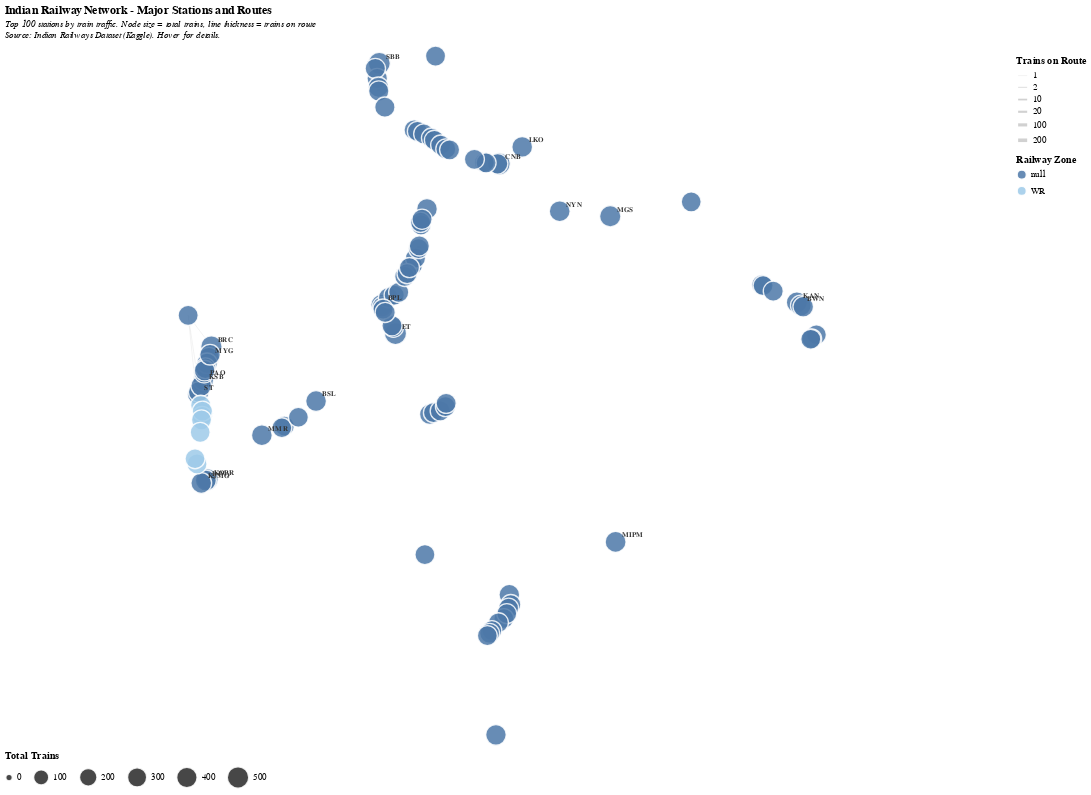

Notebook code for this chart:
### Code cell
import os
import pandas as pd
import json
import altair as alt
from collections import defaultdict

# Path to the dataset
data_path = "/Users/trishapunamiya/.cache/kagglehub/datasets/sripaadsrinivasan/indian-railways-dataset/versions/1"

print("Loading Indian Railways data...")

# Load stations (GeoJSON)
with open(os.path.join(data_path, 'stations.json'), 'r') as f:
    stations_geojson = json.load(f)

# Extract station features
stations_list = []
for feature in stations_geojson['features']:
    props = feature['properties']
    
    # Skip stations without geometry
    if feature.get('geometry') is None or feature['geometry'].get('coordinates') is None:
        continue
    
    coords = feature['geometry']['coordinates']
    
    # Skip if coordinates are invalid
    if coords is None or len(coords) < 2:
        continue
    
    stations_list.append({
        'code': props.get('code', ''),
        'name': props.get('name', ''),
        'state': props.get('state', ''),
        'zone': props.get('zone', ''),
        'lon': coords[0],
        'lat': coords[1]
    })

stations_df = pd.DataFrame(stations_list)
print(f"Stations loaded: {len(stations_df)}")
print(f"Sample stations:\n{stations_df.head()}")

# Load schedules
with open(os.path.join(data_path, 'schedules.json'), 'r') as f:
    schedules = json.load(f)

schedules_df = pd.DataFrame(schedules)
print(f"\nSchedules loaded: {len(schedules_df)}")
print(f"Sample schedules:\n{schedules_df.head()}")

# Create connections from schedules
# For each train, consecutive stations in the schedule are connected
print("\nBuilding network connections...")

# Group by train
schedules_df = schedules_df.sort_values(['train_number', 'day', 'departure'])

connections = []
connection_counts = defaultdict(int)

for train_num, group in schedules_df.groupby('train_number'):
    stations_in_route = group['station_code'].tolist()
    
    # Create connections between consecutive stations
    for i in range(len(stations_in_route) - 1):
        from_station = stations_in_route[i]
        to_station = stations_in_route[i + 1]
        
        # Create a sorted tuple to avoid duplicates (A->B and B->A)
        connection_key = tuple(sorted([from_station, to_station]))
        connection_counts[connection_key] += 1

# Convert to dataframe
for (station1, station2), count in connection_counts.items():
    connections.append({
        'from': station1,
        'to': station2,
        'train_count': count
    })

connections_df = pd.DataFrame(connections)
print(f"Unique connections created: {len(connections_df)}")
print(f"Top 10 busiest routes:")
print(connections_df.nlargest(10, 'train_count'))

# Filter stations - keep only those with connections
connected_stations = set(connections_df['from'].tolist() + connections_df['to'].tolist())
stations_df = stations_df[stations_df['code'].isin(connected_stations)].copy()
print(f"\nStations with connections: {len(stations_df)}")

# Calculate number of connections per station
from_counts = connections_df.groupby('from')['train_count'].sum()
to_counts = connections_df.groupby('to')['train_count'].sum()
total_trains = (from_counts + to_counts).reset_index()
total_trains.columns = ['code', 'total_trains']

stations_df = stations_df.merge(total_trains, on='code', how='left')
stations_df['total_trains'] = stations_df['total_trains'].fillna(0)

# For visualization, let's focus on major stations (top 100 by train traffic)
# This makes the network cleaner
top_stations = stations_df.nlargest(100, 'total_trains')
major_station_codes = set(top_stations['code'].tolist())

# Filter connections to only include major stations
major_connections = connections_df[
    (connections_df['from'].isin(major_station_codes)) & 
    (connections_df['to'].isin(major_station_codes))
].copy()

print(f"\nFocusing on top 100 stations")
print(f"Major connections: {len(major_connections)}")

# Add coordinates to connections
major_connections = major_connections.merge(
    top_stations[['code', 'lat', 'lon', 'name']], 
    left_on='from', 
    right_on='code'
).rename(columns={'lat': 'lat1', 'lon': 'lon1', 'name': 'from_name'}).drop('code', axis=1)

major_connections = major_connections.merge(
    top_stations[['code', 'lat', 'lon', 'name']], 
    left_on='to', 
    right_on='code'
).rename(columns={'lat': 'lat2', 'lon': 'lon2', 'name': 'to_name'}).drop('code', axis=1)

print(f"\nTop 10 busiest stations:")
print(top_stations.nlargest(10, 'total_trains')[['name', 'code', 'zone', 'total_trains']])

# Create visualization
print("\nCreating visualization...")

# 1. Railway connections
lines_chart = alt.Chart(major_connections).mark_rule(
    opacity=0.3,
    color='#666666'
).encode(
    longitude='lon1:Q',
    latitude='lat1:Q',
    longitude2='lon2:Q',
    latitude2='lat2:Q',
    strokeWidth=alt.StrokeWidth('train_count:Q', 
                                 scale=alt.Scale(type='log', range=[0.3, 4]),
                                 legend=alt.Legend(title='Trains on Route')),
    tooltip=[
        alt.Tooltip('from_name:N', title='From'),
        alt.Tooltip('to_name:N', title='To'),
        alt.Tooltip('train_count:Q', title='Number of Trains')
    ]
)

# 2. Station nodes
hover_selection = alt.selection_point(on='mouseover', fields=['code'], empty=False)

stations_chart = alt.Chart(top_stations).mark_circle(
    stroke='white',
    strokeWidth=1.5
).encode(
    longitude='lon:Q',
    latitude='lat:Q',
    color=alt.Color('zone:N', 
                    scale=alt.Scale(scheme='tableau20'),
                    legend=alt.Legend(title='Railway Zone', orient='right', columns=1)),
    size=alt.condition(
        hover_selection,
        alt.value(800),
        alt.Size('total_trains:Q', 
                 scale=alt.Scale(type='sqrt', range=[50, 600]), 
                 legend=alt.Legend(title='Total Trains', orient='bottom'))
    ),
    opacity=alt.value(0.85),
    tooltip=[
        alt.Tooltip('name:N', title='Station'),
        alt.Tooltip('code:N', title='Code'),
        alt.Tooltip('zone:N', title='Zone'),
        alt.Tooltip('state:N', title='State'),
        alt.Tooltip('total_trains:Q', title='Total Trains', format=',')
    ]
).add_params(hover_selection)

# 3. Labels for top 20 stations
top_20_stations = top_stations.nlargest(20, 'total_trains')

labels_chart = alt.Chart(top_20_stations).mark_text(
    align='left',
    dx=7,
    dy=-7,
    fontSize=8,
    fontWeight='bold',
    color='#333'
).encode(
    longitude='lon:Q',
    latitude='lat:Q',
    text='code:N'
)

# Combine layers
railway_network = (lines_chart + stations_chart + labels_chart).properties(
    width=1100,
    height=750,
    title={
        'text': 'Indian Railway Network - Major Stations and Routes',
        'subtitle': ['Top 100 stations by train traffic. Node size = total trains, line thickness = trains on route',
                     'Source: Indian Railways Dataset (Kaggle). Hover for details.'],
        'subtitleFontStyle': 'italic',
        'subtitleFontSize': 10,
        'anchor': 'start'
    }
).project(
    type='mercator'
).configure_view(
    strokeWidth=0
)

railway_network.save('india_railway_network_real.html')
print("\n✓ Railway network saved as 'india_railway_network_real.html'")

# Save data summary
print("\n" + "="*60)
print("NETWORK SUMMARY")
print("="*60)
print(f"Total stations in dataset: {len(stations_df)}")
print(f"Stations visualized: {len(top_stations)}")
print(f"Total connections: {len(connections_df)}")
print(f"Connections visualized: {len(major_connections)}")
print(f"Total trains analyzed: {schedules_df['train_number'].nunique()}")

railway_network

### Figure 1 — Vega-Lite specification as saved in the notebook (floating-point values rounded to 4 significant figures)
{"config": {"view": {"continuousWidth": 300, "continuousHeight": 300, "strokeWidth": 0}}, "layer": [{"data": {"name": "data-b579aa8f63f14e21ec0dd7076076fa5a"}, "mark": {"type": "rule", "color": "#666666", "opacity": 0.3}, "encoding": {"latitude": {"field": "lat1", "type": "quantitative"}, "latitude2": {"field": "lat2"}, "longitude": {"field": "lon1", "type": "quantitative"}, "longitude2": {"field": "lon2"}, "strokeWidth": {"field": "train_count", "legend": {"title": "Trains on Route"}, "scale": {"range": [0.3, 4], "type": "log"}, "type": "quantitative"}, "tooltip": [{"field": "from_name", "title": "From", "type": "nominal"}, {"field": "to_name", "title": "To", "type": "nominal"}, {"field": "train_count", "title": "Number of Trains", "type": "quantitative"}]}}, {"data": {"name": "data-9efed27d104a836bc9198124bb003254"}, "mark": {"type": "circle", "stroke": "white", "strokeWidth": 1.5}, "encoding": {"color": {"field": "zone", "legend": {"columns": 1, "orient": "right", "title": "Railway Zone"}, "scale": {"scheme": "tableau20"}, "type": "nominal"}, "latitude": {"field": "lat", "type": "quantitative"}, "longitude": {"field": "lon", "type": "quantitative"}, "opacity": {"value": 0.85}, "size": {"condition": {"param": "param_1", "empty": false, "value": 800}, "field": "total_trains", "legend": {"orient": "bottom", "title": "Total Trains"}, "scale": {"range": [50, 600], "type": "sqrt"}, "type": "quantitative"}, "tooltip": [{"field": "name", "title": "Station", "type": "nominal"}, {"field": "code", "title": "Code", "type": "nominal"}, {"field": "zone", "title": "Zone", "type": "nominal"}, {"field": "state", "title": "State", "type": "nominal"}, {"field": "total_trains", "format": ",", "title": "Total Trains", "type": "quantitative"}]}, "name": "view_1"}, {"data": {"name": "data-e50efac262a4d0ee20f3ac0a4c347cdf"}, "mark": {"type": "text", "align": "left", "color": "#333", "dx": 7, "dy": -7, "fontSize": 8, "fontWeight": "bold"}, "encoding": {"latitude": {"field": "lat", "type": "quantitative"}, "longitude": {"field": "lon", "type": "quantitative"}, "text": {"field": "code", "type": "nominal"}}}], "height": 750, "params": [{"name": "param_1", "select": {"type": "point", "fields": ["code"], "on": "mouseover"}, "views": ["view_1"]}], "projection": {"type": "mercator"}, "title": {"text": "Indian Railway Network - Major Stations and Routes", "subtitle": ["Top 100 stations by train traffic. Node size = total trains, line thickness = trains on route", "Source: Indian Railways Dataset (Kaggle). Hover for details."], "subtitleFontStyle": "italic", "subtitleFontSize": 10, "anchor": "start"}, "width": 1100, "$schema": "https://vega.github.io/schema/vega-lite/v5.20.1.json", "datasets": {"data-b579aa8f63f14e21ec0dd7076076fa5a": [{"from": "DIVA", "to": "KOPR", "train_count": 198, "lat1": 19.19, "lon1": 73.04, "from_name": "DIVA", "lat2": 19.21, "lon2": 73.08, "to_name": "KOPAR ROAD"}, {"from": "CSN", "to": "HPR", "train_count": 181, "lat1": 20.46, "lon1": 75.0, "from_name": "CHALISGAON JN", "lat2": 20.42, "lon2": 74.94, "to_name": "HIRAPUR"}, {"from": "BNI", "to": "HBD", "train_count": 190, "lat1": 22.79, "lon1": 77.68, "from_name": "BUDNI", "lat2": 22.75, "lon2": 77.72, "to_name": "HOSHANGABAD"}, {"from": "MDDP", "to": "MSO", "train_count": 189, "lat1": 23.09, "lon1": 77.51, "from_name": "MANDI DIP", "lat2": 23.17, "lon2": 77.46, "to_name": "MISROD"}, {"from": "HBJ", "to": "MSO", "train_count": 190, "lat1": 23.22, "lon1": 77.44, "from_name": "HABIBGANJ", "lat2": 23.17, "lon2": 77.46, "to_name": "MISROD"}, {"from": "BPL", "to": "HBJ", "train_count": 192, "lat1": 23.27, "lon1": 77.41, "from_name": "BHOPAL JN", "lat2": 23.22, "lon2": 77.44, "to_name": "HABIBGANJ"}, {"from": "BET", "to": "KAH", "train_count": 190, "lat1": 23.91, "lon1": 78.0, "from_name": "BARETH", "lat2": 23.98, "lon2": 78.06, "to_name": "KALHAR"}, {"from": "BINA", "to": "KIKA", "train_count": 190, "lat1": 24.17, "lon1": 78.18, "from_name": "BINA JN", "lat2": 24.12, "lon2": 78.11, "to_name": "KURWAI KETHORA"}, {"from": "JLN", "to": "JRO", "train_count": 190, "lat1": 24.55, "lon1": 78.34, "from_name": "JAKHALAUN", "lat2": 24.61, "lon2": 78.36, "to_name": "JIRON"}, {"from": "BZY", "to": "MZX", "train_count": 190, "lat1": 25.14, "lon1": 78.39, "from_name": "BASAI", "lat2": 25.09, "lon2": 78.4, "to_name": "MATATILA"}, {"from": "BPW", "to": "BZY", "train_count": 190, "lat1": 25.21, "lon1": 78.43, "from_name": "BURHPURA", "lat2": 25.14, "lon2": 78.39, "to_name": "BASAI"}, {"from": "BCQ", "to": "STN", "train_count": 186, "lat1": 23.71, "lon1": 86.93, "from_name": "BARACHAK", "lat2": 23.72, "lon2": 86.9, "to_name": "SITARAMPUR"}, {"from": "HNG", "to": "TDL", "train_count": 189, "lat1": 27.18, "lon1": 78.31, "from_name": "HIRANGAON", "lat2": 27.21, "lon2": 78.23, "to_name": "TUNDLA JN"}, {"from": "BDN", "to": "KAA", "train_count": 185, "lat1": 26.98, "lon1": 78.74, "from_name": "BHADAN", "lat2": 27.03, "lon2": 78.66, "to_name": "KAURARA"}, {"from": "EKL", "to": "ETW", "train_count": 185, "lat1": 26.77, "lon1": 79.12, "from_name": "EKDIL", "lat2": 26.79, "lon2": 79.02, "to_name": "ETAWAH"}, {"from": "MTO", "to": "RMW", "train_count": 185, "lat1": 26.48, "lon1": 80.03, "from_name": "MAITHA", "lat2": 26.48, "lon2": 79.98, "to_name": "ROSHAN MAU"}, {"from": "CNB", "to": "GOY", "train_count": 213, "lat1": 26.45, "lon1": 80.35, "from_name": "KANPUR CENTRAL", "lat2": 26.45, "lon2": 80.31, "to_name": "GOVINDPURI"}, {"from": "PWL", "to": "RDE", "train_count": 198, "lat1": 28.15, "lon1": 77.34, "from_name": "PALWAL", "lat2": 28.07, "lon2": 77.35, "to_name": "RUNDHI"}, {"from": "KSPR", "to": "MYG", "train_count": 212, "lat1": 22.12, "lon1": 73.15, "from_name": "KASHIPURA SARAR", "lat2": 22.05, "lon2": 73.12, "to_name": "MIYAGAM KARJAN"}, {"from": "CVJ", "to": "NIU", "train_count": 212, "lat1": 21.75, "lon1": 73.01, "from_name": "CHAVAJ", "lat2": 21.81, "lon2": 73.03, "to_name": "NABIPUR"}, {"from": "BH", "to": "CVJ", "train_count": 211, "lat1": 21.71, "lon1": 73.0, "from_name": "BHARUCH JN", "lat2": 21.75, "lon2": 73.01, "to_name": "CHAVAJ"}, {"from": "KIM", "to": "KSB", "train_count": 214, "lat1": 21.4, "lon1": 72.93, "from_name": "KIM", "lat2": 21.46, "lon2": 72.95, "to_name": "KOSAMBA JN"}, {"from": "AML", "to": "BIM", "train_count": 188, "lat1": 20.81, "lon1": 72.96, "from_name": "AMALSAD", "lat2": 20.76, "lon2": 72.97, "to_name": "BILIMORA JN"}, {"from": "BL", "to": "DGI", "train_count": 189, "lat1": 20.61, "lon1": 72.93, "from_name": "VALSAD", "lat2": 20.69, "lon2": 72.95, "to_name": "DUNGRI"}, {"from": "KRV", "to": "OGL", "train_count": 180, "lat1": 15.55, "lon1": 80.11, "from_name": "KARAVADI", "lat2": 15.5, "lon2": 80.06, "to_name": "ONGOLE"}, {"from": "TEL", "to": "TSR", "train_count": 179, "lat1": 16.24, "lon1": 80.64, "from_name": "TENALI JN", "lat2": 16.16, "lon2": 80.59, "to_name": "TSUNDURU"}, {"from": "CGA", "to": "FLR", "train_count": 182, "lat1": 22.49, "lon1": 88.14, "from_name": "CHENGEL", "lat2": 22.48, "lon2": 88.12, "to_name": "PHULESWAR"}, {"from": "BTBR", "to": "GMG", "train_count": 189, "lat1": 20.92, "lon1": 79.01, "from_name": "BUTI BORI", "lat2": 20.99, "lon2": 79.03, "to_name": "GUMGAON"}, {"from": "SEGM", "to": "SLOR", "train_count": 70, "lat1": 20.74, "lon1": 78.62, "from_name": "SEVAGRAM", "lat2": 20.78, "lon2": 78.71, "to_name": "SELOO ROAD"}, {"from": "BWN", "to": "GRP", "train_count": 198, "lat1": 23.25, "lon1": 87.87, "from_name": "BARDDHAMAN JN", "lat2": 23.22, "lon2": 87.93, "to_name": "GANGPUR"}, {"from": "NYN", "to": "NYN", "train_count": 6, "lat1": 25.39, "lon1": 81.86, "from_name": "NAINI", "lat2": 25.39, "lon2": 81.86, "to_name": "NAINI"}, {"from": "KCC", "to": "TEL", "train_count": 3, "lat1": 16.48, "lon1": 80.6, "from_name": "KRISHNA CANAL", "lat2": 16.24, "lon2": 80.64, "to_name": "TENALI JN"}, {"from": "BBQ", "to": "BBQ", "train_count": 15, "lat1": 13.1, "lon1": 80.27, "from_name": "BASIN BRIDGE JN", "lat2": 13.1, "lon2": 80.27, "to_name": "BASIN BRIDGE JN"}, {"from": "MIPM", "to": "MIPM", "train_count": 29, "lat1": 17.74, "lon1": 83.25, "from_name": "MARRIPALEM", "lat2": 17.74, "lon2": 83.25, "to_name": "MARRIPALEM"}, {"from": "ADI", "to": "BRC", "train_count": 1, "lat1": 23.03, "lon1": 72.6, "from_name": "AHMEDABAD JN", "lat2": 22.31, "lon2": 73.18, "to_name": "VADODARA JN"}, {"from": "UDL", "to": "UDL", "train_count": 10, "lat1": 23.58, "lon1": 87.18, "from_name": "ANDAL JN", "lat2": 23.58, "lon2": 87.18, "to_name": "ANDAL JN"}, {"from": "ADI", "to": "BIM", "train_count": 1, "lat1": 23.03, "lon1": 72.6, "from_name": "AHMEDABAD JN", "lat2": 20.76, "lon2": 72.97, "to_name": "BILIMORA JN"}, {"from": "ADI", "to": "KEB", "train_count": 1, "lat1": 23.03, "lon1": 72.6, "from_name": "AHMEDABAD JN", "lat2": 20.32, "lon2": 72.9, "to_name": "KARAMBELI"}], "data-9efed27d104a836bc9198124bb003254": [{"code": "CNB", "name": "KANPUR CENTRAL", "state": null, "zone": null, "lon": 80.35, "lat": 26.45, "total_trains": 578.0}, {"code": "ET", "name": "ITARSI JN", "state": null, "zone": null, "lon": 77.77, "lat": 22.61, "total_trains": 576.0}, {"code": "SBB", "name": "SAHIBABAD", "state": null, "zone": null, "lon": 77.36, "lat": 28.67, "total_trains": 570.0}, {"code": "KOPR", "name": "KOPAR ROAD", "state": null, "zone": null, "lon": 73.08, "lat": 19.21, "total_trains": 524.0}, {"code": "MGS", "name": "MUGHAL SARAI JN", "state": null, "zone": null, "lon": 83.12, "lat": 25.28, "total_trains": 490.0}, {"code": "BRC", "name": "VADODARA JN", "state": null, "zone": null, "lon": 73.18, "lat": 22.31, "total_trains": 490.0}, {"code": "KAN", "name": "KHANA JN", "state": null, "zone": null, "lon": 87.77, "lat": 23.32, "total_trains": 464.0}, {"code": "DIVA", "name": "DIVA", "state": null, "zone": null, "lon": 73.04, "lat": 19.19, "total_trains": 456.0}, {"code": "MIPM", "name": "MARRIPALEM", "state": null, "zone": null, "lon": 83.25, "lat": 17.74, "total_trains": 450.0}, {"code": "NYN", "name": "NAINI", "state": null, "zone": null, "lon": 81.86, "lat": 25.39, "total_trains": 444.0}, {"code": "BWN", "name": "BARDDHAMAN JN", "state": null, "zone": null, "lon": 87.87, "lat": 23.25, "total_trains": 442.0}, {"code": "ST", "name": "SURAT", "state": null, "zone": null, "lon": 72.84, "lat": 21.21, "total_trains": 440.0}, {"code": "BSL", "name": "BHUSAVAL JN", "state": null, "zone": null, "lon": 75.79, "lat": 21.05, "total_trains": 438.0}, {"code": "BPL", "name": "BHOPAL JN", "state": null, "zone": null, "lon": 77.41, "lat": 23.27, "total_trains": 437.0}, {"code": "MMR", "name": "MANMAD JN", "state": null, "zone": null, "lon": 74.44, "lat": 20.25, "total_trains": 436.0}, {"code": "LKO", "name": "LUCKNOW", "state": null, "zone": null, "lon": 80.93, "lat": 26.83, "total_trains": 431.0}, {"code": "KSB", "name": "KOSAMBA JN", "state": null, "zone": null, "lon": 72.95, "lat": 21.46, "total_trains": 430.0}, {"code": "KJMG", "name": "KANJUR MARG", "state": null, "zone": null, "lon": 72.93, "lat": 19.13, "total_trains": 430.0}, {"code": "MYG", "name": "MIYAGAM KARJAN", "state": null, "zone": null, "lon": 73.12, "lat": 22.05, "total_trains": 429.0}, {"code": "PAO", "name": "PANOLI", "state": null, "zone": null, "lon": 72.98, "lat": 21.54, "total_trains": 428.0}, {"code": "KSE", "name": "KOSAD", "state": null, "zone": null, "lon": 72.87, "lat": 21.26, "total_trains": 428.0}, {"code": "KIM", "name": "KIM", "state": null, "zone": null, "lon": 72.93, "lat": 21.4, "total_trains": 428.0}, {"code": "JHS", "name": "JHANSI JN", "state": null, "zone": null, "lon": 78.55, "lat": 25.44, "total_trains": 427.0}, {"code": "BINA", "name": "BINA JN", "state": null, "zone": null, "lon": 78.18, "lat": 24.17, "total_trains": 427.0}, {"code": "BH", "name": "BHARUCH JN", "state": null, "zone": null, "lon": 73.0, "lat": 21.71, "total_trains": 426.0}, {"code": "PLJ", "name": "PALEJ", "state": null, "zone": null, "lon": 73.07, "lat": 21.92, "total_trains": 424.0}, {"code": "NIU", "name": "NABIPUR", "state": null, "zone": null, "lon": 73.03, "lat": 21.81, "total_trains": 424.0}, {"code": "CVJ", "name": "CHAVAJ", "state": null, "zone": null, "lon": 73.01, "lat": 21.75, "total_trains": 424.0}, {"code": "KSPR", "name": "KASHIPURA SARAR", "state": null, "zone": null, "lon": 73.15, "lat": 22.12, "total_trains": 424.0}, {"code": "KCC", "name": "KRISHNA CANAL", "state": null, "zone": null, "lon": 80.6, "lat": 16.48, "total_trains": 424.0}, {"code": "GRP", "name": "GANGPUR", "state": null, "zone": null, "lon": 87.93, "lat": 23.22, "total_trains": 420.0}, {"code": "BBQ", "name": "BASIN BRIDGE JN", "state": null, "zone": null, "lon": 80.27, "lat": 13.1, "total_trains": 418.0}, {"code": "GOY", "name": "GOVINDPURI", "state": null, "zone": null, "lon": 80.31, "lat": 26.45, "total_trains": 410.0}, {"code": "BVH", "name": "BALLABGARH", "state": null, "zone": null, "lon": 77.31, "lat": 28.34, "total_trains": 400.0}, {"code": "OKA", "name": "OKHLA", "state": null, "zone": null, "lon": 77.26, "lat": 28.56, "total_trains": 400.0}, {"code": "PWL", "name": "PALWAL", "state": null, "zone": null, "lon": 77.34, "lat": 28.15, "total_trains": 398.0}, {"code": "RDE", "name": "RUNDHI", "state": null, "zone": null, "lon": 77.35, "lat": 28.07, "total_trains": 396.0}, {"code": "STN", "name": "SITARAMPUR", "state": null, "zone": null, "lon": 86.9, "lat": 23.72, "total_trains": 395.0}, {"code": "CHJ", "name": "CHATA", "state": null, "zone": null, "lon": 77.5, "lat": 27.71, "total_trains": 392.0}, {"code": "TDL", "name": "TUNDLA JN", "state": null, "zone": null, "lon": 78.23, "lat": 27.21, "total_trains": 390.0}, {"code": "SEGM", "name": "SEVAGRAM", "state": null, "zone": null, "lon": 78.62, "lat": 20.74, "total_trains": 390.0}, {"code": "BIM", "name": "BILIMORA JN", "state": "Gujarat", "zone": "WR", "lon": 72.97, "lat": 20.76, "total_trains": 384.0}, {"code": "HBJ", "name": "HABIBGANJ", "state": null, "zone": null, "lon": 77.44, "lat": 23.22, "total_trains": 383.0}, {"code": "HBD", "name": "HOSHANGABAD", "state": null, "zone": null, "lon": 77.72, "lat": 22.75, "total_trains": 380.0}, {"code": "BNI", "name": "BUDNI", "state": null, "zone": null, "lon": 77.68, "lat": 22.79, "total_trains": 380.0}, {"code": "MZX", "name": "MATATILA", "state": null, "zone": null, "lon": 78.4, "lat": 25.09, "total_trains": 380.0}, {"code": "BZY", "name": "BASAI", "state": null, "zone": null, "lon": 78.39, "lat": 25.14, "total_trains": 380.0}, {"code": "BPW", "name": "BURHPURA", "state": null, "zone": null, "lon": 78.43, "lat": 25.21, "total_trains": 380.0}, {"code": "KOA", "name": "KARONDA", "state": null, "zone": null, "lon": 78.27, "lat": 24.33, "total_trains": 380.0}, {"code": "JLN", "name": "JAKHALAUN", "state": null, "zone": null, "lon": 78.34, "lat": 24.55, "total_trains": 380.0}, {"code": "JRO", "name": "JIRON", "state": null, "zone": null, "lon": 78.36, "lat": 24.61, "total_trains": 380.0}, {"code": "DWG", "name": "DEWANGANJ", "state": null, "zone": null, "lon": 77.59, "lat": 23.43, "total_trains": 380.0}, {"code": "SCI", "name": "SANCHI", "state": null, "zone": null, "lon": 77.74, "lat": 23.49, "total_trains": 380.0}, {"code": "SORI", "name": "SORAI", "state": null, "zone": null, "lon": 77.85, "lat": 23.55, "total_trains": 380.0}, {"code": "BET", "name": "BARETH", "state": null, "zone": null, "lon": 78.0, "lat": 23.91, "total_trains": 380.0}, {"code": "KAH", "name": "KALHAR", "state": null, "zone": null, "lon": 78.06, "lat": 23.98, "total_trains": 380.0}, {"code": "KIKA", "name": "KURWAI KETHORA", "state": null, "zone": null, "lon": 78.11, "lat": 24.12, "total_trains": 380.0}, {"code": "MSO", "name": "MISROD", "state": null, "zone": null, "lon": 77.46, "lat": 23.17, "total_trains": 380.0}, {"code": "MDDP", "name": "MANDI DIP", "state": null, "zone": null, "lon": 77.51, "lat": 23.09, "total_trains": 379.0}, {"code": "TEL", "name": "TENALI JN", "state": null, "zone": null, "lon": 80.64, "lat": 16.24, "total_trains": 378.0}, {"code": "NVS", "name": "NAVSARI", "state": "Gujarat", "zone": "WR", "lon": 72.91, "lat": 20.95, "total_trains": 378.0}, {"code": "SLOR", "name": "SELOO ROAD", "state": null, "zone": null, "lon": 78.71, "lat": 20.78, "total_trains": 378.0}, {"code": "SNI", "name": "SINDI", "state": null, "zone": null, "lon": 78.88, "lat": 20.82, "total_trains": 378.0}, {"code": "HNG", "name": "HIRANGAON", "state": null, "zone": null, "lon": 78.31, "lat": 27.18, "total_trains": 378.0}, {"code": "MNR", "name": "MAKKHANPUR", "state": null, "zone": null, "lon": 78.47, "lat": 27.12, "total_trains": 378.0}, {"code": "DGI", "name": "DUNGRI", "state": "Gujarat", "zone": "WR", "lon": 72.95, "lat": 20.69, "total_trains": 378.0}, {"code": "BTBR", "name": "BUTI BORI", "state": null, "zone": null, "lon": 79.01, "lat": 20.92, "total_trains": 378.0}, {"code": "GMG", "name": "GUMGAON", "state": null, "zone": null, "lon": 79.03, "lat": 20.99, "total_trains": 378.0}, {"code": "AML", "name": "AMALSAD", "state": "Gujarat", "zone": "WR", "lon": 72.96, "lat": 20.81, "total_trains": 378.0}, {"code": "ADI", "name": "AHMEDABAD JN", "state": null, "zone": null, "lon": 72.6, "lat": 23.03, "total_trains": 376.0}, {"code": "MB", "name": "MORADABAD", "state": null, "zone": null, "lon": 78.77, "lat": 28.83, "total_trains": 375.0}, {"code": "BCQ", "name": "BARACHAK", "state": null, "zone": null, "lon": 86.93, "lat": 23.71, "total_trains": 372.0}, {"code": "RMW", "name": "ROSHAN MAU", "state": null, "zone": null, "lon": 79.98, "lat": 26.48, "total_trains": 370.0}, {"code": "MTO", "name": "MAITHA", "state": null, "zone": null, "lon": 80.03, "lat": 26.48, "total_trains": 370.0}, {"code": "JJK", "name": "JHINJHAK", "state": null, "zone": null, "lon": 79.73, "lat": 26.55, "total_trains": 370.0}, {"code": "KAA", "name": "KAURARA", "state": null, "zone": null, "lon": 78.66, "lat": 27.03, "total_trains": 370.0}, {"code": "BDN", "name": "BHADAN", "state": null, "zone": null, "lon": 78.74, "lat": 26.98, "total_trains": 370.0}, {"code": "JGR", "name": "JASWANTNAGAR", "state": null, "zone": null, "lon": 78.89, "lat": 26.87, "total_trains": 370.0}, {"code": "ETW", "name": "ETAWAH", "state": null, "zone": null, "lon": 79.02, "lat": 26.79, "total_trains": 370.0}, {"code": "EKL", "name": "EKDIL", "state": null, "zone": null, "lon": 79.12, "lat": 26.77, "total_trains": 370.0}, {"code": "BL", "name": "VALSAD", "state": "Gujarat", "zone": "WR", "lon": 72.93, "lat": 20.61, "total_trains": 370.0}, {"code": "SAH", "name": "SAPHALE", "state": "Maharashtra", "zone": "WR", "lon": 72.82, "lat": 19.58, "total_trains": 368.0}, {"code": "PLG", "name": "PALGHAR", "state": "Maharashtra", "zone": "WR", "lon": 72.77, "lat": 19.7, "total_trains": 368.0}, {"code": "CSN", "name": "CHALISGAON JN", "state": null, "zone": null, "lon": 75.0, "lat": 20.46, "total_trains": 367.0}, {"code": "SC", "name": "SECUNDERABAD JN", "state": null, "zone": null, "lon": 78.5, "lat": 17.43, "total_trains": 366.0}, {"code": "MRGM", "name": "MAURIGRAM", "state": null, "zone": null, "lon": 88.26, "lat": 22.58, "total_trains": 364.0}, {"code": "CGA", "name": "CHENGEL", "state": null, "zone": null, "lon": 88.14, "lat": 22.49, "total_trains": 364.0}, {"code": "FLR", "name": "PHULESWAR", "state": null, "zone": null, "lon": 88.12, "lat": 22.48, "total_trains": 364.0}, {"code": "UDL", "name": "ANDAL JN", "state": null, "zone": null, "lon": 87.18, "lat": 23.58, "total_trains": 364.0}, {"code": "PNBE", "name": "PATNA JN", "state": null, "zone": null, "lon": 85.14, "lat": 25.6, "total_trains": 363.0}, {"code": "HPR", "name": "HIRAPUR", "state": null, "zone": null, "lon": 74.94, "lat": 20.42, "total_trains": 362.0}, {"code": "PC", "name": "PACHORA JN", "state": null, "zone": null, "lon": 75.35, "lat": 20.67, "total_trains": 362.0}, {"code": "KEB", "name": "KARAMBELI", "state": "Gujarat", "zone": "WR", "lon": 72.9, "lat": 20.32, "total_trains": 362.0}, {"code": "TSR", "name": "TSUNDURU", "state": null, "zone": null, "lon": 80.59, "lat": 16.16, "total_trains": 360.0}, {"code": "BPP", "name": "BAPATLA", "state": null, "zone": null, "lon": 80.47, "lat": 15.91, "total_trains": 360.0}, {"code": "MCVM", "name": "MACHAVARAM", "state": null, "zone": null, "lon": 80.54, "lat": 16.03, "total_trains": 360.0}, {"code": "JAQ", "name": "JANDRAPETA", "state": null, "zone": null, "lon": 80.33, "lat": 15.81, "total_trains": 360.0}, {"code": "RPRL", "name": "RAPARLA HALT", "state": null, "zone": null, "lon": 80.17, "lat": 15.62, "total_trains": 360.0}, {"code": "KRV", "name": "KARAVADI", "state": null, "zone": null, "lon": 80.11, "lat": 15.55, "total_trains": 360.0}, {"code": "OGL", "name": "ONGOLE", "state": null, "zone": null, "lon": 80.06, "lat": 15.5, "total_trains": 360.0}], "data-e50efac262a4d0ee20f3ac0a4c347cdf": [{"code": "CNB", "name": "KANPUR CENTRAL", "state": null, "zone": null, "lon": 80.35, "lat": 26.45, "total_trains": 578.0}, {"code": "ET", "name": "ITARSI JN", "state": null, "zone": null, "lon": 77.77, "lat": 22.61, "total_trains": 576.0}, {"code": "SBB", "name": "SAHIBABAD", "state": null, "zone": null, "lon": 77.36, "lat": 28.67, "total_trains": 570.0}, {"code": "KOPR", "name": "KOPAR ROAD", "state": null, "zone": null, "lon": 73.08, "lat": 19.21, "total_trains": 524.0}, {"code": "MGS", "name": "MUGHAL SARAI JN", "state": null, "zone": null, "lon": 83.12, "lat": 25.28, "total_trains": 490.0}, {"code": "BRC", "name": "VADODARA JN", "state": null, "zone": null, "lon": 73.18, "lat": 22.31, "total_trains": 490.0}, {"code": "KAN", "name": "KHANA JN", "state": null, "zone": null, "lon": 87.77, "lat": 23.32, "total_trains": 464.0}, {"code": "DIVA", "name": "DIVA", "state": null, "zone": null, "lon": 73.04, "lat": 19.19, "total_trains": 456.0}, {"code": "MIPM", "name": "MARRIPALEM", "state": null, "zone": null, "lon": 83.25, "lat": 17.74, "total_trains": 450.0}, {"code": "NYN", "name": "NAINI", "state": null, "zone": null, "lon": 81.86, "lat": 25.39, "total_trains": 444.0}, {"code": "BWN", "name": "BARDDHAMAN JN", "state": null, "zone": null, "lon": 87.87, "lat": 23.25, "total_trains": 442.0}, {"code": "ST", "name": "SURAT", "state": null, "zone": null, "lon": 72.84, "lat": 21.21, "total_trains": 440.0}, {"code": "BSL", "name": "BHUSAVAL JN", "state": null, "zone": null, "lon": 75.79, "lat": 21.05, "total_trains": 438.0}, {"code": "BPL", "name": "BHOPAL JN", "state": null, "zone": null, "lon": 77.41, "lat": 23.27, "total_trains": 437.0}, {"code": "MMR", "name": "MANMAD JN", "state": null, "zone": null, "lon": 74.44, "lat": 20.25, "total_trains": 436.0}, {"code": "LKO", "name": "LUCKNOW", "state": null, "zone": null, "lon": 80.93, "lat": 26.83, "total_trains": 431.0}, {"code": "KSB", "name": "KOSAMBA JN", "state": null, "zone": null, "lon": 72.95, "lat": 21.46, "total_trains": 430.0}, {"code": "KJMG", "name": "KANJUR MARG", "state": null, "zone": null, "lon": 72.93, "lat": 19.13, "total_trains": 430.0}, {"code": "MYG", "name": "MIYAGAM KARJAN", "state": null, "zone": null, "lon": 73.12, "lat": 22.05, "total_trains": 429.0}, {"code": "PAO", "name": "PANOLI", "state": null, "zone": null, "lon": 72.98, "lat": 21.54, "total_trains": 428.0}]}}
